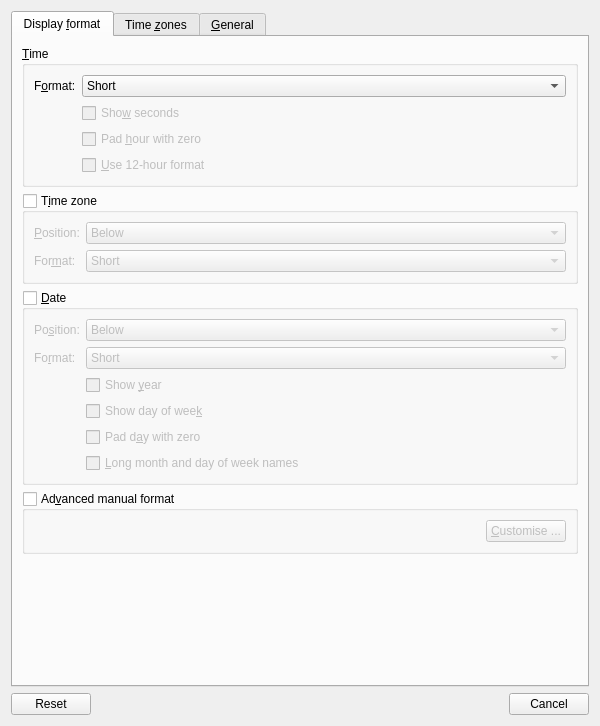
<?xml version="1.0" encoding="UTF-8"?>
<ui version="4.0">
 <class>LXQtWorldClockConfiguration</class>
 <widget class="QDialog" name="LXQtWorldClockConfiguration">
  <property name="geometry">
   <rect>
    <x>0</x>
    <y>0</y>
    <width>600</width>
    <height>726</height>
   </rect>
  </property>
  <property name="windowTitle">
   <string>World Clock Settings</string>
  </property>
  <layout class="QGridLayout" name="gridLayout">
   <item row="0" column="0">
    <widget class="QTabWidget" name="tabWidget">
     <property name="currentIndex">
      <number>0</number>
     </property>
     <widget class="QWidget" name="displayFormatT">
      <attribute name="title">
       <string>Display &amp;format</string>
      </attribute>
      <layout class="QVBoxLayout" name="_8" stretch="0,0,0,0,0">
       <item>
        <widget class="QGroupBox" name="timeGB">
         <property name="title">
          <string>&amp;Time</string>
         </property>
         <layout class="QFormLayout" name="formLayout">
          <property name="fieldGrowthPolicy">
           <enum>QFormLayout::AllNonFixedFieldsGrow</enum>
          </property>
          <item row="0" column="0">
           <widget class="QLabel" name="timeFormatL">
            <property name="text">
             <string>F&amp;ormat:</string>
            </property>
            <property name="buddy">
             <cstring>timeFormatCB</cstring>
            </property>
           </widget>
          </item>
          <item row="0" column="1">
           <widget class="QComboBox" name="timeFormatCB">
            <item>
             <property name="text">
              <string>Short</string>
             </property>
            </item>
            <item>
             <property name="text">
              <string>Long</string>
             </property>
            </item>
            <item>
             <property name="text">
              <string>Custom</string>
             </property>
            </item>
           </widget>
          </item>
          <item row="1" column="0">
           <widget class="QWidget" name="timeCustomLabelW" native="true"/>
          </item>
          <item row="1" column="1">
           <widget class="QWidget" name="timeCustomW" native="true">
            <property name="enabled">
             <bool>false</bool>
            </property>
            <layout class="QVBoxLayout" name="verticalLayout_5">
             <property name="leftMargin">
              <number>0</number>
             </property>
             <property name="topMargin">
              <number>0</number>
             </property>
             <property name="rightMargin">
              <number>0</number>
             </property>
             <property name="bottomMargin">
              <number>0</number>
             </property>
             <item>
              <widget class="QCheckBox" name="timeShowSecondsCB">
               <property name="text">
                <string>Sho&amp;w seconds</string>
               </property>
              </widget>
             </item>
             <item>
              <widget class="QCheckBox" name="timePadHourCB">
               <property name="text">
                <string>Pad &amp;hour with zero</string>
               </property>
              </widget>
             </item>
             <item>
              <widget class="QCheckBox" name="timeAMPMCB">
               <property name="text">
                <string>&amp;Use 12-hour format</string>
               </property>
              </widget>
             </item>
            </layout>
           </widget>
          </item>
         </layout>
        </widget>
       </item>
       <item>
        <widget class="QGroupBox" name="timezoneGB">
         <property name="title">
          <string>T&amp;ime zone</string>
         </property>
         <property name="checkable">
          <bool>true</bool>
         </property>
         <property name="checked">
          <bool>false</bool>
         </property>
         <layout class="QFormLayout" name="formLayout_3">
          <item row="0" column="0">
           <widget class="QLabel" name="timezonePositionL">
            <property name="text">
             <string>&amp;Position:</string>
            </property>
            <property name="buddy">
             <cstring>timezonePositionCB</cstring>
            </property>
           </widget>
          </item>
          <item row="1" column="0">
           <widget class="QLabel" name="timezoneFormatL">
            <property name="text">
             <string>For&amp;mat:</string>
            </property>
            <property name="buddy">
             <cstring>timezoneFormatCB</cstring>
            </property>
           </widget>
          </item>
          <item row="0" column="1">
           <widget class="QComboBox" name="timezonePositionCB">
            <item>
             <property name="text">
              <string>Below</string>
             </property>
            </item>
            <item>
             <property name="text">
              <string>Above</string>
             </property>
            </item>
            <item>
             <property name="text">
              <string>Before</string>
             </property>
            </item>
            <item>
             <property name="text">
              <string>After</string>
             </property>
            </item>
           </widget>
          </item>
          <item row="1" column="1">
           <widget class="QComboBox" name="timezoneFormatCB">
            <property name="currentIndex">
             <number>0</number>
            </property>
            <item>
             <property name="text">
              <string>Short</string>
             </property>
            </item>
            <item>
             <property name="text">
              <string>Long</string>
             </property>
            </item>
            <item>
             <property name="text">
              <string>Offset from UTC</string>
             </property>
            </item>
            <item>
             <property name="text">
              <string>Abbreviation</string>
             </property>
            </item>
            <item>
             <property name="text">
              <string>Location identifier</string>
             </property>
            </item>
            <item>
             <property name="text">
              <string>Custom name</string>
             </property>
            </item>
           </widget>
          </item>
         </layout>
        </widget>
       </item>
       <item>
        <widget class="QGroupBox" name="dateGB">
         <property name="title">
          <string>&amp;Date</string>
         </property>
         <property name="checkable">
          <bool>true</bool>
         </property>
         <property name="checked">
          <bool>false</bool>
         </property>
         <layout class="QFormLayout" name="formLayout_2">
          <property name="fieldGrowthPolicy">
           <enum>QFormLayout::AllNonFixedFieldsGrow</enum>
          </property>
          <item row="0" column="0">
           <widget class="QLabel" name="datePositionL">
            <property name="text">
             <string>Po&amp;sition:</string>
            </property>
            <property name="buddy">
             <cstring>datePositionCB</cstring>
            </property>
           </widget>
          </item>
          <item row="0" column="1">
           <widget class="QComboBox" name="datePositionCB">
            <item>
             <property name="text">
              <string>Below</string>
             </property>
            </item>
            <item>
             <property name="text">
              <string>Above</string>
             </property>
            </item>
            <item>
             <property name="text">
              <string>Before</string>
             </property>
            </item>
            <item>
             <property name="text">
              <string>After</string>
             </property>
            </item>
           </widget>
          </item>
          <item row="1" column="0">
           <widget class="QLabel" name="dateFormatL">
            <property name="text">
             <string>Fo&amp;rmat:</string>
            </property>
            <property name="buddy">
             <cstring>dateFormatCB</cstring>
            </property>
           </widget>
          </item>
          <item row="1" column="1">
           <widget class="QComboBox" name="dateFormatCB">
            <item>
             <property name="text">
              <string>Short</string>
             </property>
            </item>
            <item>
             <property name="text">
              <string>Long</string>
             </property>
            </item>
            <item>
             <property name="text">
              <string>ISO 8601</string>
             </property>
            </item>
            <item>
             <property name="text">
              <string>Custom</string>
             </property>
            </item>
           </widget>
          </item>
          <item row="2" column="0">
           <widget class="QWidget" name="dateCustomLabelW" native="true"/>
          </item>
          <item row="2" column="1">
           <widget class="QWidget" name="dateCustomW" native="true">
            <property name="enabled">
             <bool>false</bool>
            </property>
            <layout class="QVBoxLayout" name="verticalLayout_3">
             <property name="leftMargin">
              <number>0</number>
             </property>
             <property name="topMargin">
              <number>0</number>
             </property>
             <property name="rightMargin">
              <number>0</number>
             </property>
             <property name="bottomMargin">
              <number>0</number>
             </property>
             <item>
              <widget class="QCheckBox" name="dateShowYearCB">
               <property name="text">
                <string>Show &amp;year</string>
               </property>
              </widget>
             </item>
             <item>
              <widget class="QCheckBox" name="dateShowDoWCB">
               <property name="text">
                <string>Show day of wee&amp;k</string>
               </property>
              </widget>
             </item>
             <item>
              <widget class="QCheckBox" name="datePadDayCB">
               <property name="text">
                <string>Pad d&amp;ay with zero</string>
               </property>
              </widget>
             </item>
             <item>
              <widget class="QCheckBox" name="dateLongNamesCB">
               <property name="text">
                <string>&amp;Long month and day of week names</string>
               </property>
              </widget>
             </item>
            </layout>
           </widget>
          </item>
         </layout>
        </widget>
       </item>
       <item>
        <widget class="QGroupBox" name="advancedManualGB">
         <property name="title">
          <string>Ad&amp;vanced manual format</string>
         </property>
         <property name="checkable">
          <bool>true</bool>
         </property>
         <property name="checked">
          <bool>false</bool>
         </property>
         <layout class="QVBoxLayout" name="verticalLayout_2">
          <item>
           <layout class="QHBoxLayout" name="horizontalLayout">
            <item>
             <spacer name="_3">
              <property name="orientation">
               <enum>Qt::Horizontal</enum>
              </property>
              <property name="sizeHint" stdset="0">
               <size>
                <width>40</width>
                <height>20</height>
               </size>
              </property>
             </spacer>
            </item>
            <item>
             <widget class="QPushButton" name="customisePB">
              <property name="text">
               <string>&amp;Customise ...</string>
              </property>
             </widget>
            </item>
           </layout>
          </item>
         </layout>
        </widget>
       </item>
       <item>
        <spacer name="_1">
         <property name="orientation">
          <enum>Qt::Vertical</enum>
         </property>
         <property name="sizeHint" stdset="0">
          <size>
           <width>20</width>
           <height>40</height>
          </size>
         </property>
        </spacer>
       </item>
      </layout>
     </widget>
     <widget class="QWidget" name="timeZonesT">
      <attribute name="title">
       <string>Time &amp;zones</string>
      </attribute>
      <layout class="QHBoxLayout" name="_7">
       <item>
        <widget class="QTableWidget" name="timeZonesTW">
         <property name="editTriggers">
          <set>QAbstractItemView::NoEditTriggers</set>
         </property>
         <property name="alternatingRowColors">
          <bool>true</bool>
         </property>
         <property name="selectionMode">
          <enum>QAbstractItemView::ExtendedSelection</enum>
         </property>
         <property name="selectionBehavior">
          <enum>QAbstractItemView::SelectRows</enum>
         </property>
         <property name="columnCount">
          <number>2</number>
         </property>
         <attribute name="horizontalHeaderStretchLastSection">
          <bool>true</bool>
         </attribute>
         <attribute name="verticalHeaderVisible">
          <bool>false</bool>
         </attribute>
         <column>
          <property name="text">
           <string>IANA id</string>
          </property>
         </column>
         <column>
          <property name="text">
           <string>Custom name</string>
          </property>
         </column>
        </widget>
       </item>
       <item>
        <layout class="QVBoxLayout" name="_2">
         <item>
          <widget class="QPushButton" name="addPB">
           <property name="text">
            <string>&amp;Add ...</string>
           </property>
          </widget>
         </item>
         <item>
          <widget class="QPushButton" name="removePB">
           <property name="enabled">
            <bool>false</bool>
           </property>
           <property name="text">
            <string>&amp;Remove</string>
           </property>
          </widget>
         </item>
         <item>
          <widget class="QPushButton" name="setAsDefaultPB">
           <property name="enabled">
            <bool>false</bool>
           </property>
           <property name="text">
            <string>Set as &amp;default</string>
           </property>
          </widget>
         </item>
         <item>
          <widget class="QPushButton" name="editCustomNamePB">
           <property name="enabled">
            <bool>false</bool>
           </property>
           <property name="text">
            <string>&amp;Edit custom name ...</string>
           </property>
          </widget>
         </item>
         <item>
          <widget class="QPushButton" name="moveUpPB">
           <property name="enabled">
            <bool>false</bool>
           </property>
           <property name="text">
            <string>Move &amp;up</string>
           </property>
          </widget>
         </item>
         <item>
          <widget class="QPushButton" name="moveDownPB">
           <property name="enabled">
            <bool>false</bool>
           </property>
           <property name="text">
            <string>Move do&amp;wn</string>
           </property>
          </widget>
         </item>
         <item>
          <spacer name="spacer">
           <property name="orientation">
            <enum>Qt::Vertical</enum>
           </property>
           <property name="sizeHint" stdset="0">
            <size>
             <width>1</width>
             <height>0</height>
            </size>
           </property>
          </spacer>
         </item>
        </layout>
       </item>
      </layout>
     </widget>
     <widget class="QWidget" name="generalT">
      <attribute name="title">
       <string>&amp;General</string>
      </attribute>
      <layout class="QVBoxLayout" name="verticalLayout">
       <item>
        <widget class="QCheckBox" name="autorotateCB">
         <property name="text">
          <string>Auto&amp;rotate when the panel is vertical</string>
         </property>
         <property name="checked">
          <bool>true</bool>
         </property>
        </widget>
       </item>
       <item>
        <widget class="QCheckBox" name="showWeekNumberCB">
         <property name="text">
          <string>Show &amp;week numbers in popup calendar</string>
         </property>
         <property name="checked">
          <bool>true</bool>
         </property>
        </widget>
       </item>
       <item>
        <widget class="QCheckBox" name="showTooltipCB">
         <property name="text">
          <string>S&amp;how tooltip</string>
         </property>
        </widget>
       </item>
       <item>
        <spacer name="verticalSpacer">
         <property name="orientation">
          <enum>Qt::Vertical</enum>
         </property>
         <property name="sizeHint" stdset="0">
          <size>
           <width>20</width>
           <height>40</height>
          </size>
         </property>
        </spacer>
       </item>
      </layout>
     </widget>
    </widget>
   </item>
   <item row="1" column="0">
    <layout class="QHBoxLayout" name="horizontalLayout_2">
     <item>
      <widget class="QDialogButtonBox" name="buttonBox_1">
       <property name="orientation">
        <enum>Qt::Horizontal</enum>
       </property>
       <property name="standardButtons">
        <set>QDialogButtonBox::Reset</set>
       </property>
      </widget>
     </item>
     <item>
      <spacer name="horizontalSpacer">
       <property name="orientation">
        <enum>Qt::Horizontal</enum>
       </property>
       <property name="sizeHint" stdset="0">
        <size>
         <width>40</width>
         <height>20</height>
        </size>
       </property>
      </spacer>
     </item>
     <item>
      <spacer name="horizontalSpacer_2">
       <property name="orientation">
        <enum>Qt::Horizontal</enum>
       </property>
       <property name="sizeHint" stdset="0">
        <size>
         <width>40</width>
         <height>20</height>
        </size>
       </property>
      </spacer>
     </item>
     <item>
      <widget class="QDialogButtonBox" name="buttonBox_2">
       <property name="orientation">
        <enum>Qt::Horizontal</enum>
       </property>
       <property name="standardButtons">
        <set>QDialogButtonBox::Cancel</set>
       </property>
      </widget>
     </item>
    </layout>
   </item>
  </layout>
 </widget>
 <tabstops>
  <tabstop>tabWidget</tabstop>
  <tabstop>timeFormatCB</tabstop>
  <tabstop>timeShowSecondsCB</tabstop>
  <tabstop>timePadHourCB</tabstop>
  <tabstop>timeAMPMCB</tabstop>
  <tabstop>timezoneGB</tabstop>
  <tabstop>timezonePositionCB</tabstop>
  <tabstop>timezoneFormatCB</tabstop>
  <tabstop>dateGB</tabstop>
  <tabstop>datePositionCB</tabstop>
  <tabstop>dateFormatCB</tabstop>
  <tabstop>dateShowYearCB</tabstop>
  <tabstop>dateShowDoWCB</tabstop>
  <tabstop>datePadDayCB</tabstop>
  <tabstop>dateLongNamesCB</tabstop>
  <tabstop>advancedManualGB</tabstop>
  <tabstop>customisePB</tabstop>
  <tabstop>timeZonesTW</tabstop>
  <tabstop>addPB</tabstop>
  <tabstop>removePB</tabstop>
  <tabstop>setAsDefaultPB</tabstop>
  <tabstop>editCustomNamePB</tabstop>
  <tabstop>moveUpPB</tabstop>
  <tabstop>moveDownPB</tabstop>
  <tabstop>autorotateCB</tabstop>
  <tabstop>showWeekNumberCB</tabstop>
  <tabstop>showTooltipCB</tabstop>
 </tabstops>
 <resources/>
 <connections>
  <connection>
   <sender>buttonBox_1</sender>
   <signal>accepted()</signal>
   <receiver>LXQtWorldClockConfiguration</receiver>
   <slot>accept()</slot>
   <hints>
    <hint type="sourcelabel">
     <x>104</x>
     <y>438</y>
    </hint>
    <hint type="destinationlabel">
     <x>97</x>
     <y>253</y>
    </hint>
   </hints>
  </connection>
  <connection>
   <sender>buttonBox_1</sender>
   <signal>rejected()</signal>
   <receiver>LXQtWorldClockConfiguration</receiver>
   <slot>reject()</slot>
   <hints>
    <hint type="sourcelabel">
     <x>85</x>
     <y>438</y>
    </hint>
    <hint type="destinationlabel">
     <x>62</x>
     <y>253</y>
    </hint>
   </hints>
  </connection>
 </connections>
 <slots>
  <signal>maximumNetSpeedChanged(QString)</signal>
  <slot>on_typeCOB_currentIndexChanged(int)</slot>
  <slot>on_sourceCOB_currentIndexChanged(int)</slot>
  <slot>on_maximumHS_valueChanged(int)</slot>
  <slot>saveSettings()</slot>
 </slots>
</ui>
